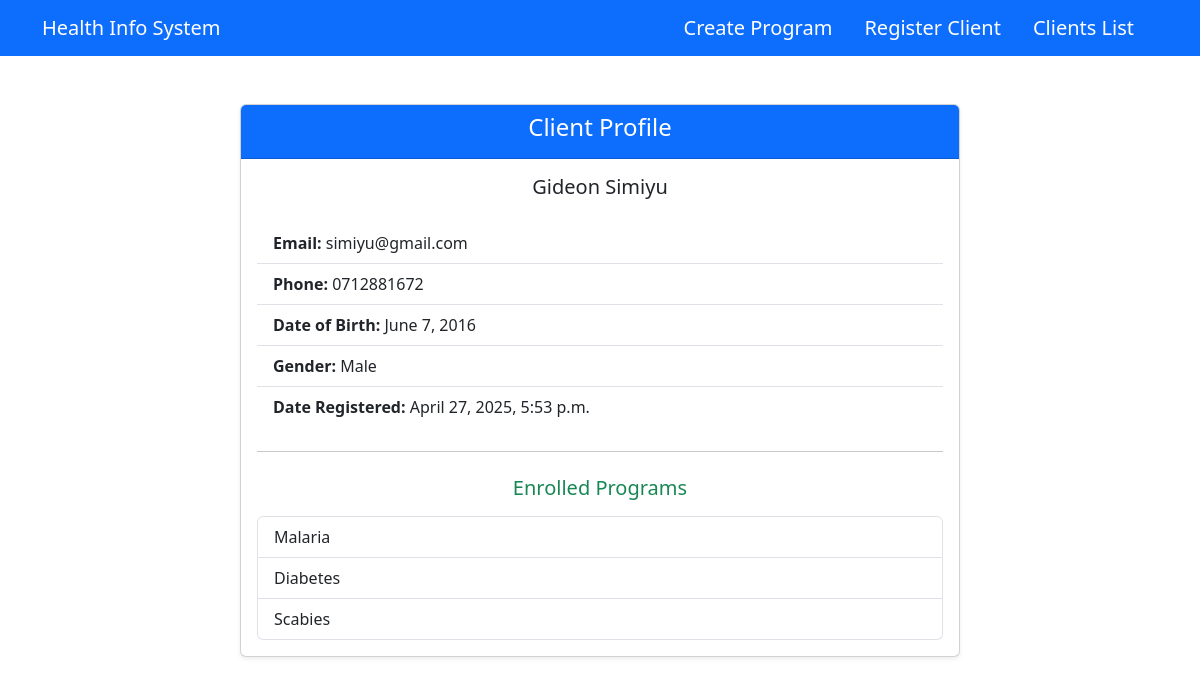
The app's page /clients/8/ with its own data.
### healthIS/models.py (models this page shows, shortened)
class Client(models.Model):
    GENDER_CHOICES = [
        ('Male', 'Male'),
        ('Female', 'Female'),
        ('Other', 'Other')
    ]
    first_name = models.CharField(max_length=100)
    last_name = models.CharField(max_length=100)
    dob = models.DateField()
    email = models.EmailField(unique=True)
    gender = models.CharField(max_length=10, choices=GENDER_CHOICES)
    contact_info = models.CharField(max_length=255)
    date_registered = models.DateTimeField(auto_now_add=True)

class Enrollment(models.Model):
    client = models.ForeignKey(Client, on_delete=models.CASCADE)
    program = models.ForeignKey(HealthProgram, on_delete=models.CASCADE)
    enrollment_date = models.DateTimeField(auto_now_add=True)
    class Meta:
        unique_together = ('client', 'program') # Ensure a client can't be enrolled in the same program twice

class HealthProgram(models.Model):
    name = models.CharField(max_length=100, unique=True)
    description = models.TextField(blank=True)
    date_created = models.DateTimeField(auto_now_add=True)

### healthIS/views.py (the view)
# urls.py: path('clients/<int:client_id>/', views.client_profile, name='client-profile'),
def client_profile(request, client_id):
    client = get_object_or_404(Client, id=client_id)
    enrolled_program_ids = Enrollment.objects.filter(client=client).values_list('program_id', flat=True)
    available_programs = HealthProgram.objects.exclude(id__in=enrolled_program_ids)
    if request.method == 'POST':
        program_id = request.POST.get('program_id')
        program = get_object_or_404(HealthProgram, id=program_id)
        Enrollment.objects.create(client=client, program=program)
        return redirect('client-profile', client_id=client.id)
    enrollments = Enrollment.objects.filter(client=client)
    context = {
        'client': client,
        'available_programs': available_programs,
        'enrollments': enrollments
    }
    return render(request, 'healthIS/client_profile.html', context)

### healthIS/templates/healthIS/client_profile.html
{% extends 'healthIS/base.html' %}
{% block content %}
<div class="container my-5">
  <div class="row justify-content-center">
    <div class="col-md-8">
      <div class="card shadow-sm">
        <div class="card-header bg-primary text-white text-center">
          <h4>Client Profile</h4>
        </div>
        <div class="card-body">
          <h5 class="card-title mb-4 text-center">
            {{ client.first_name }} {{ client.last_name }}
          </h5>
          <ul class="list-group list-group-flush mb-4">
            <li class="list-group-item">
              <strong>Email:</strong> {{ client.email }}
            </li>
            <li class="list-group-item">
              <strong>Phone:</strong> {{ client.contact_info }}
            </li>
            <li class="list-group-item">
              <strong>Date of Birth:</strong> {{ client.dob }}
            </li>
            <li class="list-group-item">
              <strong>Gender:</strong> {{ client.gender }}
            </li>
            <li class="list-group-item">
              <strong>Date Registered:</strong> {{ client.date_registered }}
            </li>
          </ul>
          <hr class="my-4">
          <h5 class="text-success mb-3 text-center">Enrolled Programs</h5>
          <ul class="list-group">
            {% if enrollments %}
              {% for enrollment in enrollments %}
                <li class="list-group-item">{{ enrollment.program.name }}</li>
              {% endfor %}
            {% else %}
              <li class="list-group-item text-center text-muted">No programs enrolled yet.</li>
            {% endif %}
          </ul>
        </div>
      </div>
    </div>
  </div>
</div>
{% endblock %}

### records on screen
Client: first_name "Gideon", last_name "Simiyu", email "simiyu@gmail.com", contact_info "0712881672", dob "June 7, 2016", gender "Male", date_registered "April 27, 2025, 5:53 p.m."
Enrollment: program.name "Malaria"
Enrollment: program.name "Diabetes"
Enrollment: program.name "Scabies"
